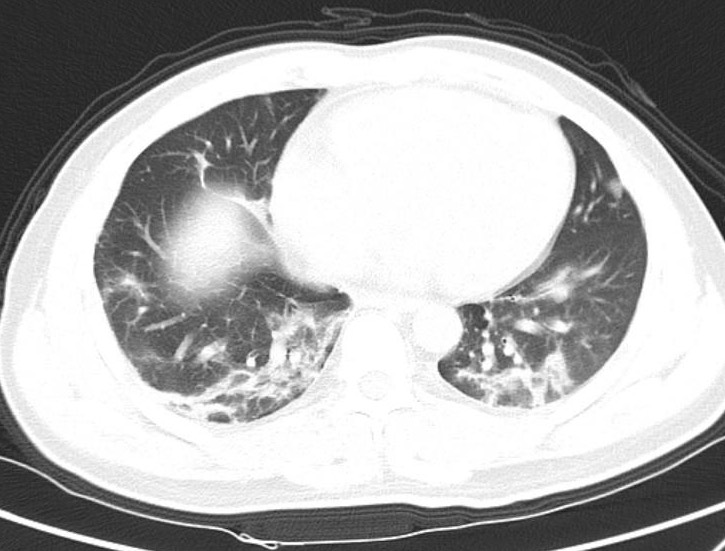
#> input picture step-1-Features-Extraction/covid.jpeg, 725 x 551 px, found by its file name
$ python temp.py   (older library calls are emulated)
#> lines starting #> are read from the running program, lines starting #| are printed output that depends on the picture
# -*- coding: utf-8 -*-
"""
Spyder Editor

This is a temporary script file.
"""

import matplotlib.pyplot as plt

from skimage.feature import greycomatrix, greycoprops
from skimage import io
import cv2
import numpy as np


image = io.imread('Desktop/covid.jpeg')
#> image is the input picture: shape (551, 725, 3); min 23, max 255, mean 173.6
plt.imshow(image)

gray = cv2.cvtColor(image, cv2.COLOR_BGR2GRAY)

GLCM = greycomatrix(gray, [1], [0, np.pi/4, np.pi/2, 3*np.pi/4])
a= greycoprops(GLCM, 'energy')[0, 0]
#> a = 0.15

plt.imshow(gray)


#run everything after this line at once

PATCH_SIZE = 100
cell_locations = [(250, 150), (200, 150), (300, 250), (300, 500),(300,550)]
cell_patches = []
for loc in cell_locations:
    cell_patches.append(gray[loc[0]:loc[0] + PATCH_SIZE,
                               loc[1]:loc[1] + PATCH_SIZE])
#> after the loop, cell_patches = 5 items


diss_sim = []
corr = []
homogen = []
energy = []
contrast = []
for patch in (cell_patches):
    glcm = greycomatrix(patch, distances=[5], angles=[0], symmetric=True, normed=True)
    diss_sim.append(greycoprops(glcm, 'dissimilarity')[0, 0]) #[0,0] to convert array to value
    corr.append(greycoprops(glcm, 'correlation')[0, 0])
    homogen.append(greycoprops(glcm, 'homogeneity')[0, 0])
    energy.append(greycoprops(glcm, 'energy')[0, 0])
    contrast.append(greycoprops(glcm, 'contrast')[0, 0])
#> this loop made 5 passes
#> after the loop, contrast = [577.6, 361, 1579.3, 1278.1, 1070.6]; corr = [0.891, 0.923, 0.695, 0.76, 0.864]; diss_sim = [16.44, 13.84, 27.61, 25.24, 18.09]; energy = [0.0136, 0.0176, 0.016, 0.0185, 0.111]; homogen = [0.0743, 0.0893, 0.0599, 0.0693, 0.208]


fig = plt.figure(figsize=(8, 8))

# display original image with locations of patches
ax = fig.add_subplot(3, 2, 1)
ax.imshow(image, cmap=plt.cm.gray,
          vmin=0, vmax=255)
for (y, x) in cell_locations:
    ax.plot(x + PATCH_SIZE / 2, y + PATCH_SIZE / 2, 'gs')
ax.set_xlabel('Original Image')
ax.set_xticks([])
ax.set_yticks([])
ax.axis('image')


ax = fig.add_subplot(3, 2, 2)
ax.plot(contrast[:len(cell_patches)], corr[:len(cell_patches)], 'go',
        label='Cells')
ax.set_xlabel('GLCM Contrast')
ax.set_ylabel('GLCM Correlation')
ax.legend()

for i, patch in enumerate(cell_patches):
    ax = fig.add_subplot(3, len(cell_patches), len(cell_patches)*1 + i + 1)
    ax.imshow(patch, cmap=plt.cm.gray,
              vmin=0, vmax=255)
    ax.set_xlabel('Cells %d' % (i + 1))

fig.suptitle('Grey level co-occurrence matrix features', fontsize=14, y=1.05)
plt.tight_layout()
plt.show()
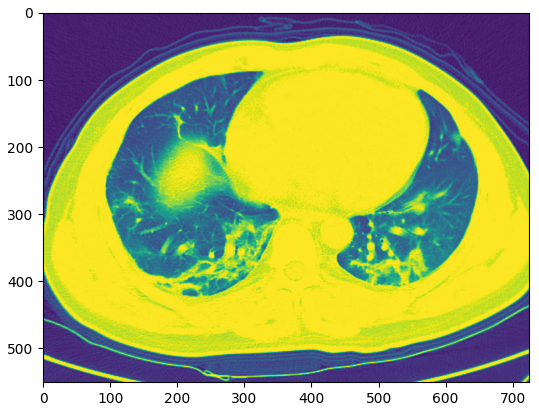
#> figure drawn by matplotlib, 1 panel
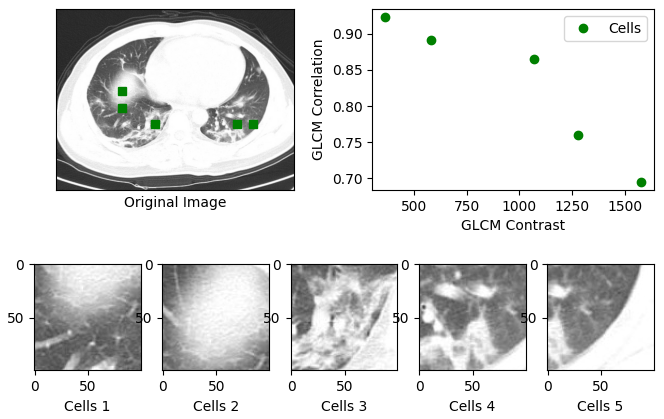
#> figure drawn by matplotlib, 7 panels
